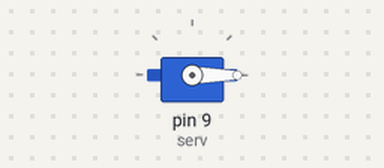
Simulated run of this sketch. Board: Arduino Uno, built with avr-gcc and run on an emulated ATmega328P. Shown: servo.

Above: at 0.05 s.
At 1.5 s:
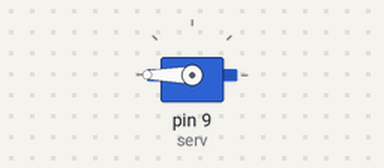
At 3.0 s:
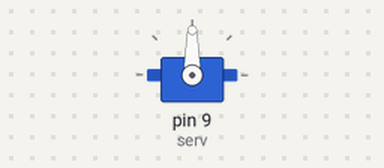
Timing chart, 0 to 7.9 s (numbered marks = the images above):
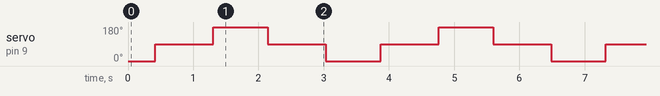

The sketch:

PogoServo.ino
```cpp
#include <Servo.h>
Servo serv;

void setup(){
  serv.attach(9);
}

void loop() {
  serv.write(90);
  hitRight();
  hitLeft();
}

// Make arm hit to the right
void hitRight() {
  serv.write(0);               // Swing
  delay(420);
  serv.write(90);              // Pause
  delay(888);
  serv.write(180);             // Swing Back
  delay(415);
  serv.write(90);              // Pause
}

// Make arm hit to the left
void hitLeft() {
  serv.write(180);              // Swing
  delay(420);
  serv.write(90);               // Pause
  delay(888);
  serv.write(0);                // Swing Back
  delay(420);
  serv.write(90);               // Pause
}
```

Measured:
- by itself, servo on pin 9 (serv): repeats every 3.5 s: 180° 0.84 s, 90° 0.89 s, 0° 0.84 s, 90° 0.89 s
